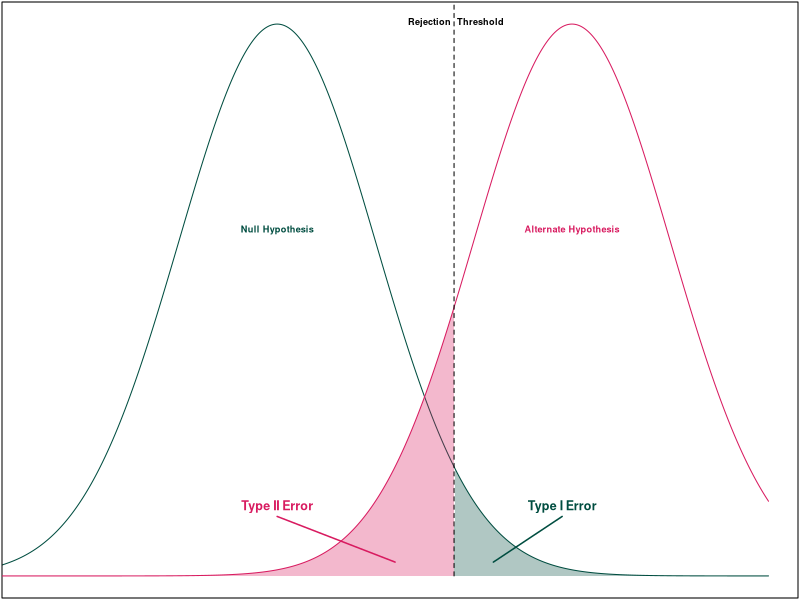
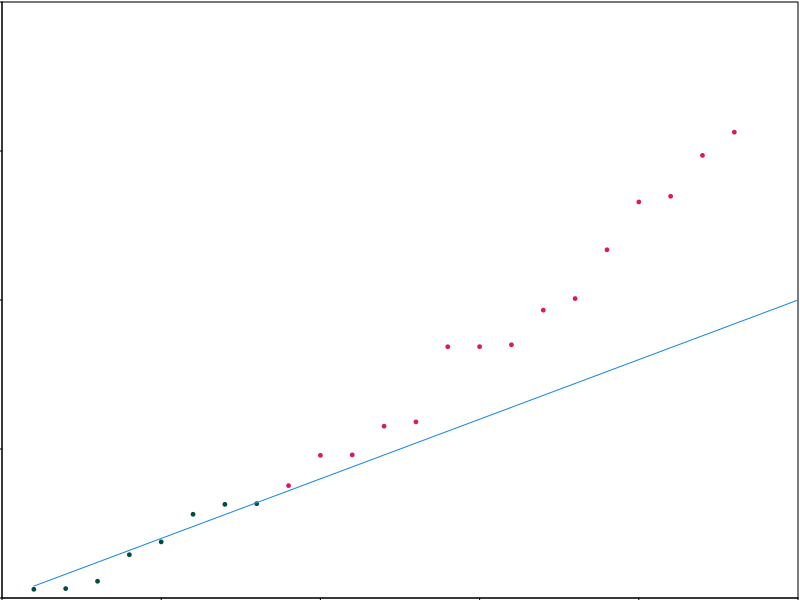

The R source for these figures, in order:
## ---- chunk 1
options(rmarkdown.html_vignette.check_title = FALSE)
## ---- chunk 2
#| echo: false
par(mar=c(0.1,0.1,0.1,0.1))
cols <- c("#004D40", "#D81B60", "#1E88E5")
x <- seq(-5, 5, by=0.01)
vals1 <- dnorm(x)
vals2 <- dnorm(x, 3)
plot(x, vals1, type='l', xlim=c(-2.5,5), ylab='', xlab='', col=cols[1], yaxt='n', xaxt='n')
lines(x, vals2, type='l', col=cols[2])
ip <- which(vals2 == vals1)[sum(vals2==vals1)]
cutoff <- 1.8
polygon(c(x[x>=cutoff], max(x), cutoff), c(vals1[x>=cutoff], 0, 0),
        col="#004D404F",border=NA)
polygon(c(cutoff, min(x), x[x<=cutoff]), c(0,0,vals2[x<=cutoff]),
        col="#D81B604F",border=NA)
lines(c(cutoff,cutoff), c(0,100), lty=2)
text(0, 0.05, substitute(paste(bold("Type II Error"))),cex=0.75, col=cols[2])
text(2.9, 0.05, substitute(paste(bold("Type I Error"))),cex=0.75, col=cols[1])
lines(c(2.2,2.9), c(0.01,0.043), col=cols[1], lwd=1.5)
lines(c(0,1.2), c(0.043, 0.01), col=cols[2], lwd=1.5)

text(cutoff+0.02, 0.4, substitute(paste(bold("Rejection  Threshold"))),cex=0.55, col='black')
text(0, 0.25, substitute(paste(bold("Null Hypothesis"))),cex=0.55, col=cols[1])
text(3, 0.25, substitute(paste(bold("Alternate Hypothesis"))),cex=0.55, col=cols[2])
## ---- chunk 3
#| echo: false

set.seed(123)
alph <- 0.10
np <- 25L
#y <- runif(np, 0, 0.1)
y <- rexp(np, 10)
x <- seq_len(np)
y <- sort(y, decreasing=FALSE)
divlin <- (alph/np) * x
cols <- c("#004D40", "#D81B60")
transition <- which(y <= divlin)
transition <- transition[length(transition)]
cols <- c(rep(cols[1], transition), rep(cols[2], np-transition))
plot(x,y,col=cols, type='p', pch=19, xlab="Index", ylab="p-value", xlim=c(0,25), ylim=c(0,0.2), cex=0.5,yaxs='i',xaxs='i')
lines(x, divlin, col="#1E88E5", type='l', lwd=1)

